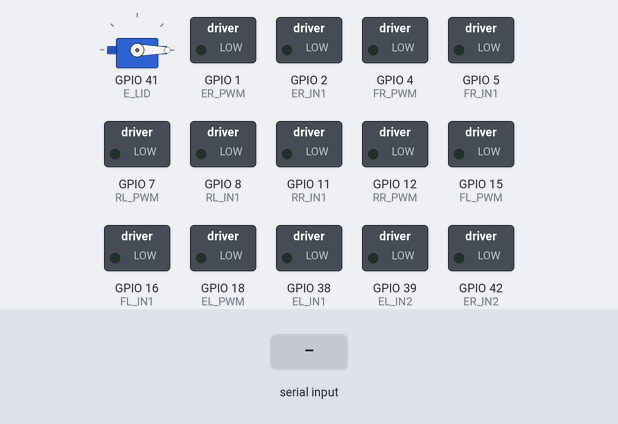
Simulated run of this sketch. Board: ESP32-S3. Parts: servo, switched loads named in the sketch (green lamp = pin HIGH). Inputs (shaded band) come from the test bench. What the sketch prints to the serial monitor is not drawn.

Above: at 1.2 s.
1.3 s: "<90,45,200>" received over Serial
At 2.2 s:
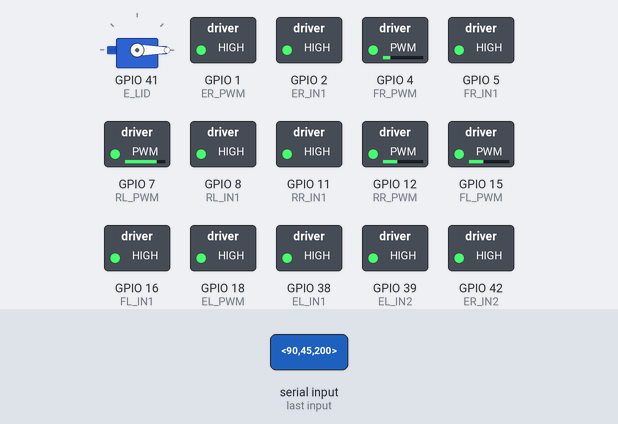
2.8 s: "<30,150,10>" received over Serial
At 3.4 s:
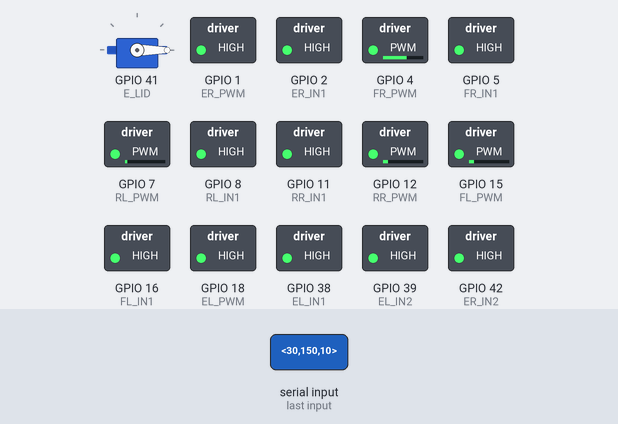
4.3 s: "<90,45>" received over Serial
At 5.5 s:
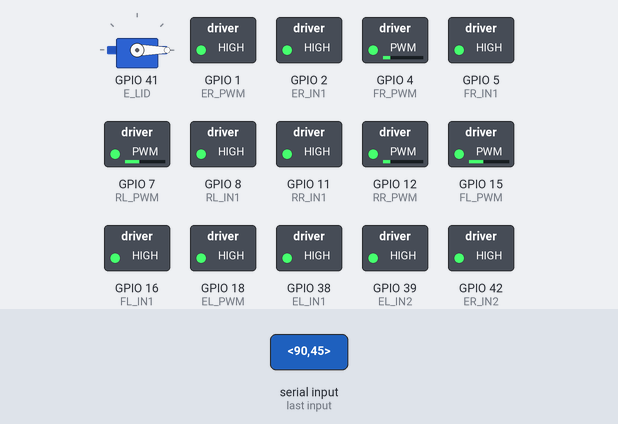
5.8 s: "<30,150>" received over Serial
At 6.9 s:
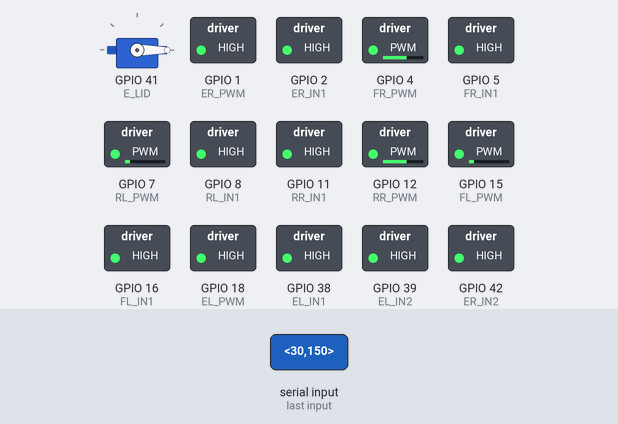
7.3 s: "<90,45,200,10>" received over Serial
At 8.0 s:
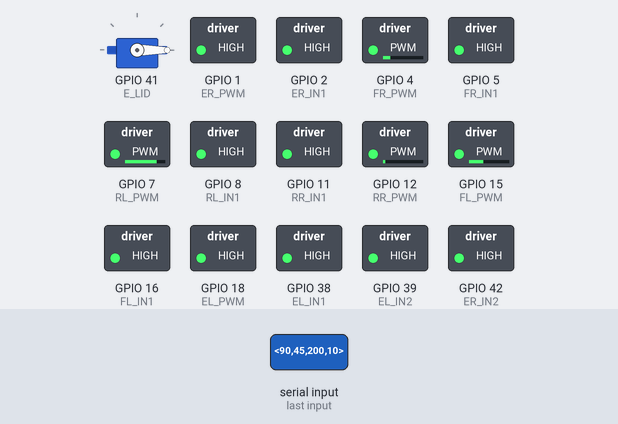
8.8 s: "<30,150,10,200>" received over Serial
At 9.2 s:
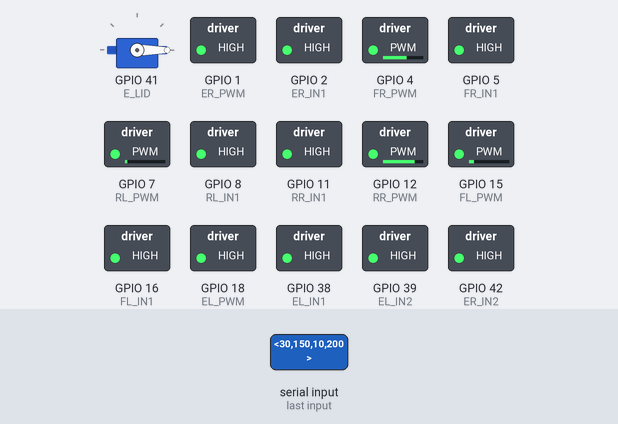
Timing chart, 0 to 11.3 s (numbered marks = the images above; inputs shaded):
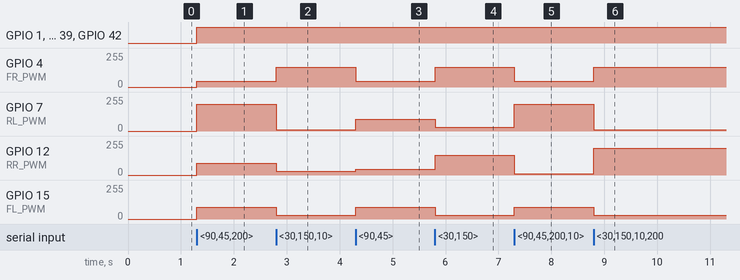

The sketch:

dungece.ino
```cpp
/**
 * ============================================================================
 * ROBOT SLAVE CODE (ESP32-S3 N8R2)
 * ============================================================================
 * RESPONSIBILITIES:
 * 1. Receive Motor Commands via UART
 * 2. Drive 4x Mecanum Wheels
 * 3. Drive 2x Elevator Motors (Mirrored)
 * 4. Control Servo
 * ============================================================================
 */

#include <Arduino.h>
#include <ESP32Servo.h>

// ================= PIN DEFINITIONS =================
// Rear Left
const int RL_PWM = 7; const int RL_IN1 = 8; const int RL_IN2 = 9;
// Rear Right
const int RR_PWM = 12; const int RR_IN1 = 11; const int RR_IN2 = 13;
// Front Left
const int FL_PWM = 15; const int FL_IN1 = 16; const int FL_IN2 = 17;
// Front Right
const int FR_PWM = 4; const int FR_IN1 = 5; const int FR_IN2 = 6;

// Elevator (Left & Right)
const int EL_PWM = 18; const int EL_IN1 = 38; const int EL_IN2 = 39;
const int ER_PWM = 1;  const int ER_IN1 = 2;  const int ER_IN2 = 42;

// Servo
const int E_LID = 41;

// UART
const int RX_PIN = 21; // Listen to Master TX
const int TX_PIN = 10;

// ================= OBJECTS =================
Servo lidServo;

void setup() {
  Serial.begin(115200, SERIAL_8N1, RX_PIN, TX_PIN);

  // Motor Pins
  pinMode(RL_PWM, OUTPUT); pinMode(RL_IN1, OUTPUT); pinMode(RL_IN2, OUTPUT);
  pinMode(RR_PWM, OUTPUT); pinMode(RR_IN1, OUTPUT); pinMode(RR_IN2, OUTPUT);
  pinMode(FL_PWM, OUTPUT); pinMode(FL_IN1, OUTPUT); pinMode(FL_IN2, OUTPUT);
  pinMode(FR_PWM, OUTPUT); pinMode(FR_IN1, OUTPUT); pinMode(FR_IN2, OUTPUT);

  pinMode(EL_PWM, OUTPUT); pinMode(EL_IN1, OUTPUT); pinMode(EL_IN2, OUTPUT);
  pinMode(ER_PWM, OUTPUT); pinMode(ER_IN1, OUTPUT); pinMode(ER_IN2, OUTPUT);

  // Servo
  lidServo.attach(E_LID);
  lidServo.write(0); // Initial closed

  Serial.println("SLAVE N8R2 READY");
}

// Function to set motor driver
void setMotor(int pwmPin, int in1, int in2, int speed) {
  speed = constrain(speed, -255, 255);
  if (speed > 0) {
    digitalWrite(in1, HIGH); digitalWrite(in2, LOW);
    analogWrite(pwmPin, speed);
  } else if (speed < 0) {
    digitalWrite(in1, LOW); digitalWrite(in2, HIGH);
    analogWrite(pwmPin, abs(speed));
  } else {
    // BRAKE
    digitalWrite(in1, HIGH); digitalWrite(in2, HIGH);
    analogWrite(pwmPin, 255);
  }
}

// Data Parsing Buffer
String inputString = "";
bool stringComplete = false;

void loop() {
  // 1. Read UART
  while (Serial.available()) {
    char inChar = (char)Serial.read();
    if (inChar == '<') {
      inputString = ""; // Start packet
    } else if (inChar == '>') {
      stringComplete = true; // End packet
    } else {
      inputString += inChar;
    }
  }

  // 2. Parse & Execute
  if (stringComplete) {
    // Format: fl,fr,rl,rr,el,sv
    // Example: 100,100,100,100,1,0

    int firstComma = inputString.indexOf(',');
    int secondComma = inputString.indexOf(',', firstComma + 1);
    int thirdComma = inputString.indexOf(',', secondComma + 1);
    int fourthComma = inputString.indexOf(',', thirdComma + 1);
    int fifthComma = inputString.indexOf(',', fourthComma + 1);

    if (fifthComma > 0) {
      int fl = inputString.substring(0, firstComma).toInt();
      int fr = inputString.substring(firstComma + 1, secondComma).toInt();
      int rl = inputString.substring(secondComma + 1, thirdComma).toInt();
      int rr = inputString.substring(thirdComma + 1, fourthComma).toInt();
      int el_cmd = inputString.substring(fourthComma + 1, fifthComma).toInt();
      int sv_cmd = inputString.substring(fifthComma + 1).toInt();

      // Drive Wheels
      setMotor(FL_PWM, FL_IN1, FL_IN2, fl);
      setMotor(FR_PWM, FR_IN1, FR_IN2, fr);
      setMotor(RL_PWM, RL_IN1, RL_IN2, rl);
      setMotor(RR_PWM, RR_IN1, RR_IN2, rr);

      // Drive Elevator (Mirrored)
      // el_cmd: 0=Stop, 1=Up, 2=Down
      if (el_cmd == 1) { // UP
        // Left CW, Right CCW (Mirrored)
        setMotor(EL_PWM, EL_IN1, EL_IN2, 255);
        setMotor(ER_PWM, ER_IN1, ER_IN2, -255);
      } else if (el_cmd == 2) { // DOWN
        // Left CCW, Right CW
        setMotor(EL_PWM, EL_IN1, EL_IN2, -255);
        setMotor(ER_PWM, ER_IN1, ER_IN2, 255);
      } else {
        setMotor(EL_PWM, EL_IN1, EL_IN2, 0);
        setMotor(ER_PWM, ER_IN1, ER_IN2, 0);
      }

      // Servo
      if (sv_cmd == 1) lidServo.write(90); // Open
      else lidServo.write(0); // Close
    }

    inputString = "";
    stringComplete = false;
  }
}
```

Measured:
- after the input at 1.3 s, GPIO 1 (ER_PWM), GPIO 2 (ER_IN1): LOW → HIGH at once
- after the input at 2.8 s, GPIO 4 (FR_PWM): 45/255 → 150/255 at once; GPIO 7 (RL_PWM): 200/255 → 10/255 at once; GPIO 12 (RR_PWM), GPIO 15 (FL_PWM): 90/255 → 30/255 at once
- after the input at 4.3 s, GPIO 4 (FR_PWM): 150/255 → 45/255 at once; GPIO 7 (RL_PWM): 10/255 → 90/255 at once; GPIO 12 (RR_PWM): 30/255 → 45/255 at once; GPIO 15 (FL_PWM): 30/255 → 90/255 at once
- after the input at 5.8 s, GPIO 4 (FR_PWM), GPIO 12 (RR_PWM): 45/255 → 150/255 at once; GPIO 7 (RL_PWM), GPIO 15 (FL_PWM): 90/255 → 30/255 at once
- after the input at 7.3 s, GPIO 4 (FR_PWM): 150/255 → 45/255 at once; GPIO 7 (RL_PWM): 30/255 → 200/255 at once; GPIO 12 (RR_PWM): 150/255 → 10/255 at once; GPIO 15 (FL_PWM): 30/255 → 90/255 at once
- after the input at 8.8 s, GPIO 4 (FR_PWM): 45/255 → 150/255 at once; GPIO 7 (RL_PWM): 200/255 → 10/255 at once; GPIO 12 (RR_PWM): 10/255 → 200/255 at once; GPIO 15 (FL_PWM): 90/255 → 30/255 at once
